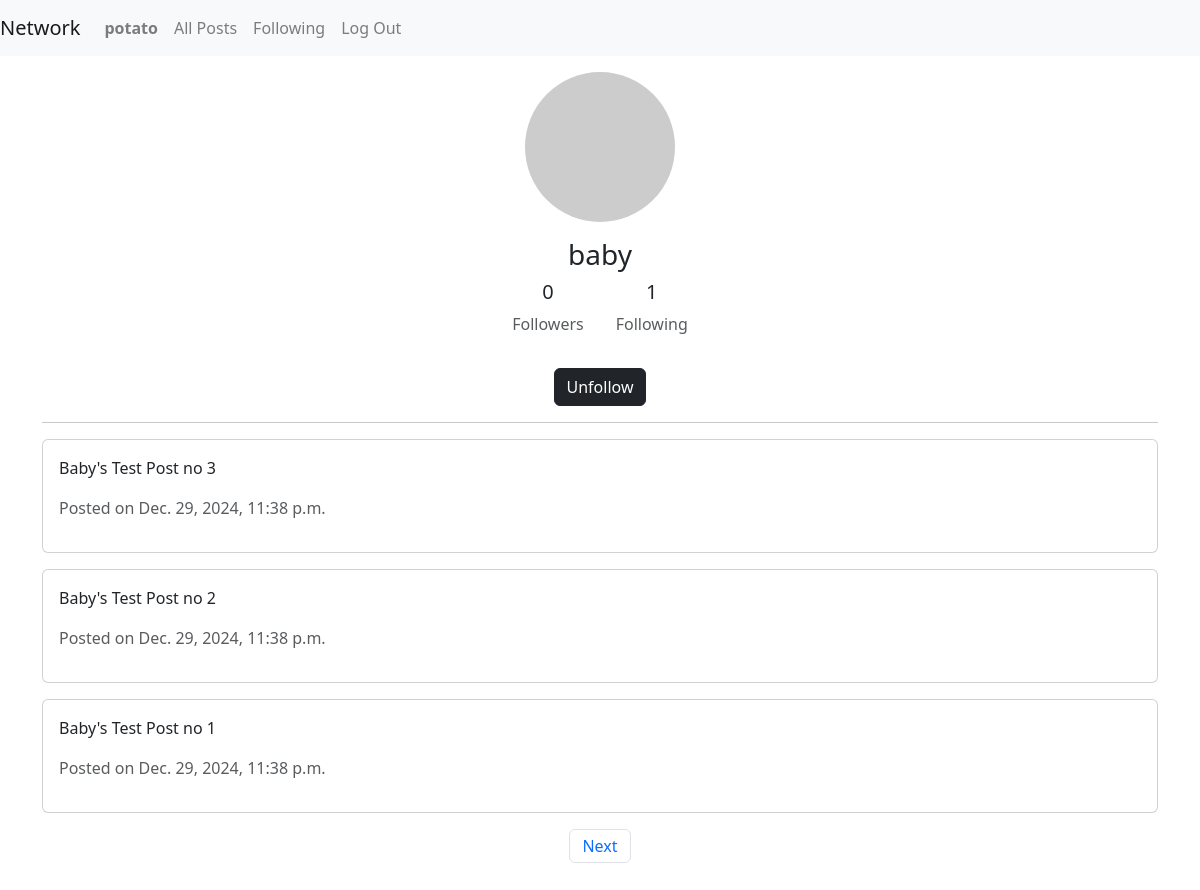
The page /profile/2 (signed in) on the database its author committed.
### network/models.py (models this page shows, shortened)
class User(AbstractUser):
    pass

class Post(models.Model):
    user = models.ForeignKey(User, on_delete=models.CASCADE , related_name="author")
    content = models.TextField()
    timestamp = models.DateTimeField(auto_now_add=True)

### network/views.py (the view)
# urls.py: path("profile/<int:uid>", views.profile, name="profile"),
def profile(request, uid):
    user_profile = get_object_or_404(User, pk=uid)
    all_posts = Post.objects.filter(user=user_profile).order_by("-timestamp")
    is_following = Follower.objects.filter(user=user_profile, follower=request.user).exists()
    paginator = Paginator(all_posts, 3)
    page_number = request.GET.get("page")
    try:
        page_posts = paginator.get_page(page_number)
    except PageNotAnInteger:
        page_posts = paginator.get_page(1)
    except EmptyPage:
        page_posts = paginator.get_page(paginator.num_pages)
    return render(request, "network/profile.html", {
        "user_profile": user_profile,
        "page_posts": page_posts,
        "is_following": is_following,
        "following": user_profile.following.count(),
        "followers": user_profile.followers.count(),
    })

### network/templates/network/profile.html (shortened to what this page needs)
{% extends "network/layout.html" %} {% block body %}
<div class="container my-3">
  <div class="text-center">
    <img
      src="https://via.placeholder.com/150"
      alt="Profile"
      class="rounded-circle mb-3"
    />
    <h3>{{ user_profile.username }}</h3>
    <div class="d-flex justify-content-center mb-3">
      <div class="mx-3">
        <h5>{{ followers }}</h5>
        <p class="text-muted">Followers</p>
      </div>
      <div class="mx-3">
        <h5>{{ following }}</h5>
        <p class="text-muted">Following</p>
      </div>
    </div>
    {% if user.is_authenticated and user != user_profile %}
    <form
      action="{% if is_following %}{% url 'unfollow' %}{% else %}{% url 'follow' %}{% endif %}"
      method="post"
    >
      <button type="submit" class="btn btn-dark">
        {% if is_following %} Unfollow {% else %} Follow {% endif %}
      </button>
    </form>
    {% endif %}
  </div>
  <hr />
  {% for post in page_posts %}
<div class="card mb-3">
  <div class="card-body position-relative">
    <p class="fw-medium">{{ post.content }}</p>
    <p class="text-muted">Posted on {{ post.timestamp }}</p>
  </div>
</div>
{% endfor %}
  <div class="d-flex justify-content-center">
    <nav>
      <ul class="pagination">
         {% if page_posts.has_next %}
        <li class="page-item">
          <a class="page-link" href="?page={{ page_posts.next_page_number }}"
            >Next</a
          >
        </li>
        {% endif %}
      </ul>
    </nav>
  </div>
</div>
{% endblock %}

### network/templates/network/layout.html (shortened to what this page needs)
{% load static %}
<!DOCTYPE html>
<html lang="en">
<head>
    <link rel="stylesheet" href="https://stackpath.bootstrapcdn.com/bootstrap/4.4.1/css/bootstrap.min.css"
>
    <link href="{% static 'network/styles.css' %}" rel="stylesheet">
    <link rel="stylesheet" href="https://cdn.jsdelivr.net/npm/bootstrap@5.3.3/dist/css/bootstrap.min.css"
>
    <link rel="stylesheet" href="https://cdnjs.cloudflare.com/ajax/libs/font-awesome/6.7.2/css/all.min.css"
 />
</head>
<body>
    <nav class="navbar navbar-expand-lg navbar-light bg-light">
        <a class="navbar-brand" href="{% url 'index' %}">Network</a>
        <div>
            <ul class="navbar-nav mr-auto">
                {% if user.is_authenticated %}
                <li class="nav-item">
                    <a class="nav-link" href="{% url 'profile' uid=user.id %}"><strong>{{ user.username }}</strong></a>
                </li>
                {% endif %}
                <li class="nav-item">
                    <a class="nav-link" href="{% url 'index' %}">All Posts</a>
                </li>
                {% if user.is_authenticated %}
                <li class="nav-item">
                    <a class="nav-link" href="#">Following</a>
                </li>
                <li class="nav-item">
                    <a class="nav-link" href="{% url 'logout' %}">Log Out</a>
                </li>
                {% endif %}
            </ul>
        </div>
    </nav>
    <div class="body">
        {% block body %}
        {% endblock %}
    </div>
</body>
</html>

### rows shown on the page
User: username "potato"
User: username "baby"
Post: content "Baby's Test Post no 3", timestamp "Dec. 29, 2024, 11:38 p.m."
Post: content "Baby's Test Post no 2", timestamp "Dec. 29, 2024, 11:38 p.m."
Post: content "Baby's Test Post no 1", timestamp "Dec. 29, 2024, 11:38 p.m."

### other values the page prints
{{ followers }} "0"
{{ following }} "1"
